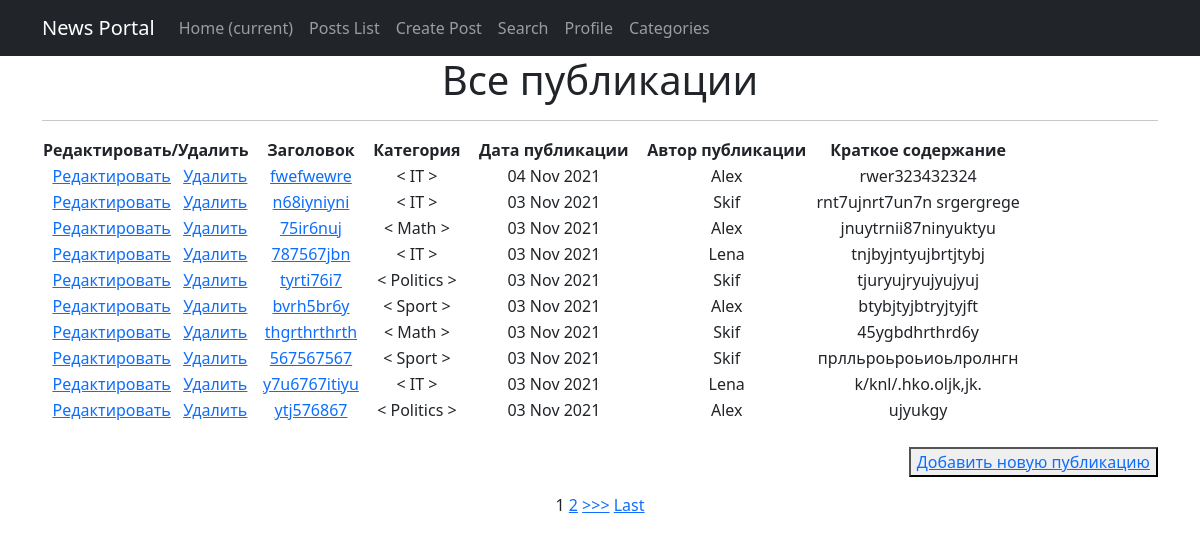
The app's page /posts/, older data.
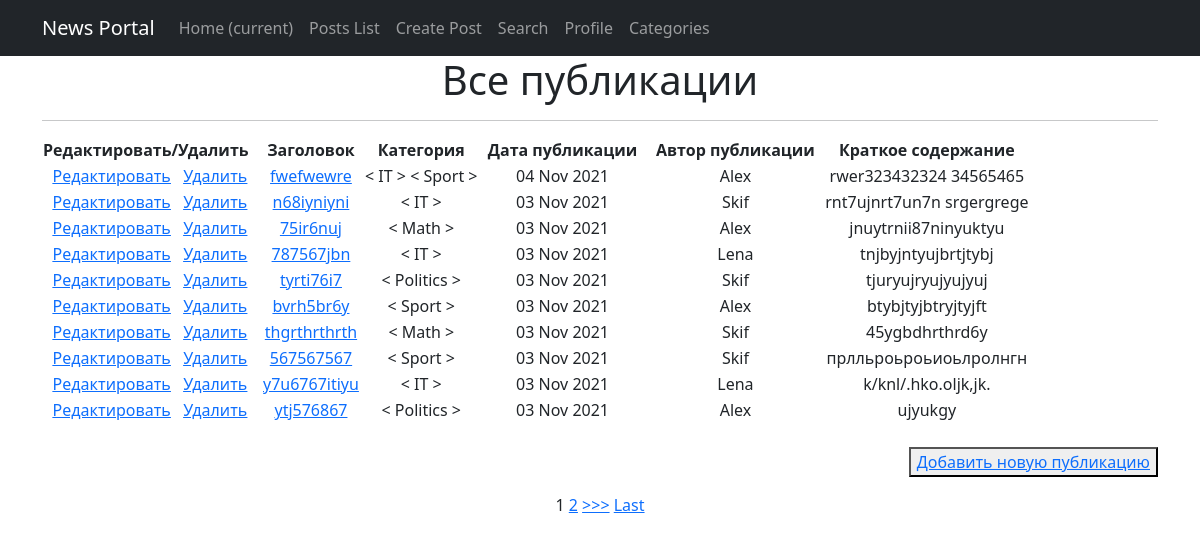
The same page, newer data.
### news/models.py (models this page shows, shortened)
class Post(models.Model):
    article = 'AR'
    news = 'NW'
    kind = [
        (article, 'Статья'),
        (news, 'Новость')
    ]
    author = models.ForeignKey(Author, on_delete=models.CASCADE)
    view = models.CharField(max_length=2, choices=kind, default=article)
    time_of_creation = models.DateTimeField(auto_now_add=True)
    post_category = models.ManyToManyField(Category, through='PostCategory')
    title = models.CharField(max_length=128)
    text = models.TextField()
    post_rating = models.IntegerField(default=0)
    class Meta:
        verbose_name = 'Публикация'
        verbose_name_plural = 'Публикации'

class Category(models.Model):
    name = models.CharField(max_length=64, unique=True)
    class Meta:
        verbose_name = 'Категория'
        verbose_name_plural = 'Категории'
    def __str__(self):
        return f'{self.name}'

class Author(models.Model):
    author_user = models.OneToOneField(User, on_delete=models.CASCADE)
    author_rating = models.IntegerField(default=0)
    class Meta:
        verbose_name = 'Автор'
        verbose_name_plural = 'Авторы'
    def __str__(self):
        return f'{self.author_user}'

### news/views.py (the view)
# urls.py: path('', PostList.as_view(), name='posts'),  # т. к. сам по себе это класс,
class PostList(ListView):
    model = Post
    template_name = 'news/posts.html'
    context_object_name = 'posts'
    ordering = ['-id']  # задаем последовательность отображения по id
    paginate_by = 10  # задаем кол-во отображаемых объектов на странице

### news/templatetags/custom_filters.py (called while the page is built)
@register.filter(name='censor')
def censor(value):
    censor_list = ['мат']
    text = value.split()
    for word in text:
        if word.lower() in censor_list:
            value = value.replace(word, '[CENSORED]')
    return value

### templates/news/posts.html (shortened to what this page needs)
{% extends 'default.html' %}
{% load custom_filters %}
{% block content %}
  <h1>Все публикации</h1>
  <hr>
  {% if posts %}
      <table>
          <tr>
              <td>
                  <b> Редактировать/Удалить &nbsp  </b>
              </td>
              <td>
                  <b> &nbsp Заголовок &nbsp </b>
              </td>
              <td>
                  <b> &nbsp Категория &nbsp </b>
              </td>
              <td>
                  <b> &nbsp Дата публикации &nbsp </b>
              </td>
              <td>
                  <b> &nbsp Автор публикации &nbsp </b>
              </td>
              <td>
                  <b> &nbsp Краткое содержание &nbsp </b>
              </td>
          </tr>
      {% for post in posts %}
          <tr>
              <td>
                  <a href="{% url 'post_update' post.id %}"><u>Редактировать</u></a>  &nbsp
                  <a href="{% url 'post_delete' post.id %}"><u>Удалить</u></a>
              </td>
              <td>
                  <a href="{% url 'post_detail' post.id %}">{{ post.title|censor }}</a>
              </td>
              <td>
                  {% for category in post.post_category.all %}
                  < {{ category }} >
                  {% endfor %}
              </td>
              <td>
                  {{ post.time_of_creation|date:'d M Y'}}
              </td>
              <td>
                  {{ post.author }}
              </td>
              <td>
                  {{ post.text|truncatechars:50|censor }}
              </td>
          </tr>
      {% endfor %}
      </table>
      <br>
      <p align="right">
          <button><a href="{% url 'post_add' %}">Добавить новую публикацию</a></button> <br>
      </p>
      {% if is_paginated %}
          {% for num in page_obj.paginator.page_range %}
              {% if page_obj.number == num %}
                  <a>{{ num }}</a>
              {% elif num > page_obj.number|add:'-3' and num < page_obj.number|add:'3' %}
                  <a href="?page={{ num }}">{{ num }}</a>
              {% endif %}
          {% endfor %}
          {% if page_obj.has_next %}
              <a href="?page={{ page_obj.next_page_number }}">>>></a>
              <a href="?page={{ page_obj.paginator.num_pages }}">Last</a>
          {% endif %}
      {% endif %}
  {% else %}
      <h2>Публикаций нет!</h2>
  {% endif %}
{% endblock content %}

Row changes from the older to the newer data that the page shows:
changed Post "fwefwewre": gains Category (name "Sport"); text|censor "rwer323432324" → "rwer323432324 34565465"
